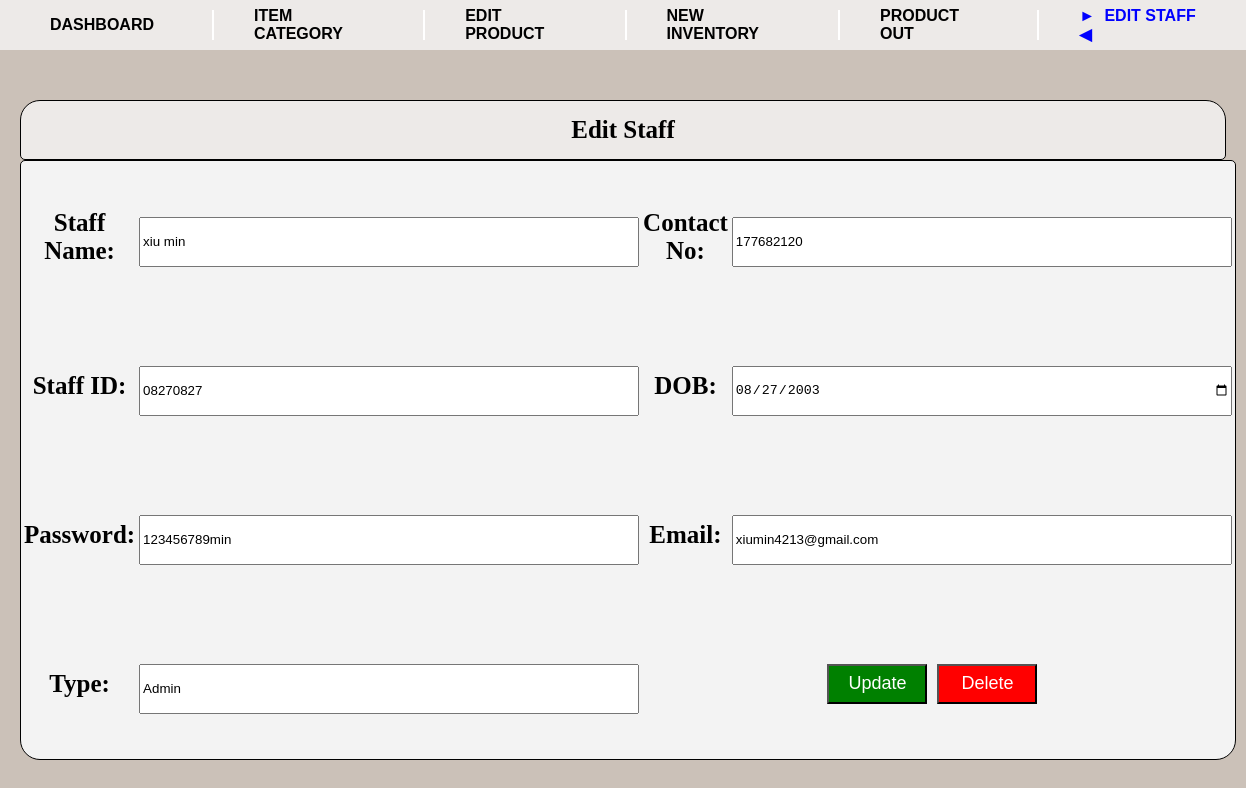
Page /formstaff2.php?id=08270827 on the committed database.
### tables this page shows
CREATE TABLE `staff` (
  `StaffID` varchar(100) NOT NULL,
  `ContactNo` int(100) NOT NULL,
  `DOB` date NOT NULL,
  `Email` varchar(100) NOT NULL,
  `Password` varchar(100) NOT NULL,
  `StaffName` varchar(100) NOT NULL,
  `Type` varchar(100) NOT NULL
);

### formstaff2.php (the view, shortened to what this page needs)
<html lang="en">
<head>
</head>
<body>
    <nav>
        <a href="dashboard.php">DASHBOARD</a>
        <a href="itemcategory.php">ITEM CATEGORY</a>
        <a href="editproduct.php">EDIT PRODUCT</a>
        <a href="productin.php">NEW INVENTORY</a>
        <a href="productout.php">PRODUCT OUT</a>
        <a href="formstaff.php"class="edit-link"><span class="arrow-icon">&#9658;</span> EDIT STAFF <span class="arrow-icon">&#9664</span></a>
    </nav>
    <div class="container">
        <div class="header">Edit Staff</div>
        <?php
            if (isset($_GET['id'])) {
                $staffid = mysqli_real_escape_string($conn, $_GET['id']);
                $sql = "SELECT * FROM staff WHERE StaffID = $staffid";
                $result = mysqli_query($conn, $sql);
                $staffid = mysqli_fetch_assoc($result);
                if ($staffid) {
                    echo "<form action='updatestaff.php' method='post'>";
                    echo "<table class='table1'>";
                    echo "<tr><td>Staff Name:</td><td><input type='text' name='staffName' value='" . htmlspecialchars($staffid['StaffName']) . "'></td>";
                    echo "<td>Contact No:</td><td><input type='text' name='contact' value='" . htmlspecialchars($staffid['ContactNo']) . "'></td></tr>";
                    echo "<tr><td>Staff ID:</td><td><input type='text' name='staffID' value='" . htmlspecialchars($staffid['StaffID']) . "'></td>";
                    echo "<td>DOB:</td><td><input type='date' name='dob' value='" . htmlspecialchars($staffid['DOB']) . "'></td></tr>";
                    echo "<tr><td>Password:</td><td><input type='text' name='password' value='" . htmlspecialchars($staffid['Password']) . "'></td>";
                    echo "<td>Email:</td><td><input type='text' name='email' value='" . htmlspecialchars($staffid['Email']) . "'></td></tr>";
                    echo "<tr><td>Type:</td><td><input type='text' name='type' value='" . htmlspecialchars($staffid['Type']) . "'></td>";
                    echo "<td colspan='4' class='button-container'>";
                    echo "<button type='submit' class='save-button'>Update</button>";
                    echo "<button type='button' class='delete-button' onclick=\"window.location.href='deletestaff.php?id=" . $staffid['StaffID'] . "'\">Delete</button>";
                    echo "</td></tr>";
                    echo "</table>";
                    echo "</form>";
                } else {
                    echo "<p>No staff found with the given ID.</p>";
                }
            } else {
                echo "<p>No staff ID provided.</p>";
            }
        ?>
    </div>
</body>
</html>

### formstaff2.php (style rules this page uses)
body { font-family: Garet; margin: 0; background-color: #cbc1b8; }
nav { position: fixed; top: 0; left: 0; width: 100%; background-color: #edeae8; display: flex; align-items: center; height: 50px; justify-content: space-between; z-index: 1000; }
nav a { text-decoration: none; color: #000; font-size: 16px; font-weight: bold; padding: 15px 50px; position: relative; font-family: Arial, sans-serif; transition: color 0.3s; }
nav a:not(:last-child)::after { content: ""; position: absolute; top: 50%; right: -10px; width: 2px; height: 30px; background-color: white; transform: translateY(-50%); }
.container { width: auto; margin-top: 40px; padding: 20px; background-color: #cbc1b8; }
.header { background-color: #edeae8; padding: 15px; text-align: center; font-weight: bold; font-size: 25px; border: solid 1px #000; border-radius: 20px 20px 5px 5px; margin-top: 40px; }
.table1 { width: 100%; height: 75%; border: solid 1px #000; background-color: #f3f3f3; border-radius: 5px 5px 20px 20px; }
.table1 td { font-size: 25px; text-align: center; font-weight: bold; }
.table1 tr td input { width: 500px; height: 50px; margin-top: 20px; margin-bottom: 10px; }
.table1 tr td button { width: 100px; height: 40px; font-size: large; margin-right: 10px; }
.button-container { text-align: center; margin-top: 20px; }
.save-button { background-color: green; color: white; }
.delete-button { background-color: red; color: white; }
.arrow-icon { color: blue; margin-left: 0; margin-right: 5px; }
.edit-link { color: blue; }

### rows in the picture
staff: staffName "xiu min", contact "177682120", staffID "08270827", dob "08/27/2003", password "123456789min", email "xiumin4213@gmail.com", type "Admin"
